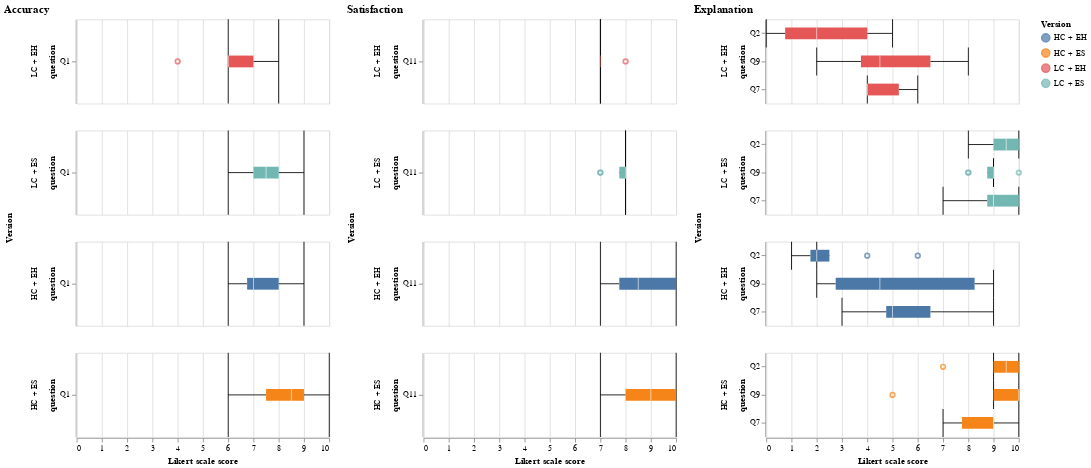

Notebook source saved alongside this figure:
### Code cell
#boxplot per construct.

hces = df[df["version"] == "HC + ES"].copy()
hces = df[['version', 'Q1', 'Q2', 'Q3', 'Q4', 'Q5', 'Q7', 'Q9', 'Q10', 'Q11','Q12','Q13','Q14', 'Q15']].copy()


constructs = {
    'Accuracy': ['Q1'],
    'Satisfaction': ['Q11'],
    'Explanation': ['Q2', 'Q7', 'Q9'],
    'Control': ['Q3','Q5'],
    'Usability': ['Q4', 'Q10'],
    'Trust': ['Q11', 'Q12'],
    'Use_Intention': ['Q14', 'Q15']
}

dflist = {
    'Accuracy': None,
    'Satisfaction': None,
    'Explanation': None,
    'Control': None,
    'Usability': None,
    'Trust': None,
    'Use_Intention': None
}

charts = []
for construct in constructs:
    cols = constructs[construct]
    cols.append("version")
    data = hces[cols].copy().melt(id_vars=['version'], value_vars=cols[:-1], var_name='question')
    plot = alt.Chart(data).mark_boxplot(ticks=True).encode(
    x=alt.Y('value:Q', scale=alt.Scale(domain=[0, 10]), title="Likert scale score"),
    y=alt.X('question:N', sort=["LC + EH", "LC + ES", "HC + EH", "HC + ES"]),
    color=alt.Color('version:N', title='Version'),
    row=alt.Row('version:N', align= 'each' ,title="Version", sort=["LC + EH", "LC + ES", "HC + EH", "HC + ES"], spacing=30)
    ).properties(
    title=construct,
    height=100
    )
    charts.append(plot)


charts[0] | charts[1] | charts[2]

### Figure 1 — Vega-Lite specification as saved in the notebook (floating-point values rounded to 4 significant figures)
{"config": {"view": {"continuousWidth": 300, "continuousHeight": 300}}, "hconcat": [{"data": {"name": "data-4d9869b5394f1355d4a5d1c7d21dfad5"}, "mark": {"type": "boxplot", "ticks": true}, "encoding": {"color": {"field": "version", "title": "Version", "type": "nominal"}, "row": {"align": "each", "field": "version", "sort": ["LC + EH", "LC + ES", "HC + EH", "HC + ES"], "spacing": 30, "title": "Version", "type": "nominal"}, "x": {"field": "value", "scale": {"domain": [0, 10]}, "title": "Likert scale score", "type": "quantitative"}, "y": {"field": "question", "sort": ["LC + EH", "LC + ES", "HC + EH", "HC + ES"], "type": "nominal"}}, "height": 100, "title": "Accuracy"}, {"data": {"name": "data-ddba6549e6157d6fbefa704cefbaf4f3"}, "mark": {"type": "boxplot", "ticks": true}, "encoding": {"color": {"field": "version", "title": "Version", "type": "nominal"}, "row": {"align": "each", "field": "version", "sort": ["LC + EH", "LC + ES", "HC + EH", "HC + ES"], "spacing": 30, "title": "Version", "type": "nominal"}, "x": {"field": "value", "scale": {"domain": [0, 10]}, "title": "Likert scale score", "type": "quantitative"}, "y": {"field": "question", "sort": ["LC + EH", "LC + ES", "HC + EH", "HC + ES"], "type": "nominal"}}, "height": 100, "title": "Satisfaction"}, {"data": {"name": "data-c4401f1819598dcd4189d1173a8fb147"}, "mark": {"type": "boxplot", "ticks": true}, "encoding": {"color": {"field": "version", "title": "Version", "type": "nominal"}, "row": {"align": "each", "field": "version", "sort": ["LC + EH", "LC + ES", "HC + EH", "HC + ES"], "spacing": 30, "title": "Version", "type": "nominal"}, "x": {"field": "value", "scale": {"domain": [0, 10]}, "title": "Likert scale score", "type": "quantitative"}, "y": {"field": "question", "sort": ["LC + EH", "LC + ES", "HC + EH", "HC + ES"], "type": "nominal"}}, "height": 100, "title": "Explanation"}], "$schema": "https://vega.github.io/schema/vega-lite/v5.8.0.json", "datasets": {"data-4d9869b5394f1355d4a5d1c7d21dfad5": [{"version": "LC + ES", "question": "Q1", "value": 9}, {"version": "LC + ES", "question": "Q1", "value": 8}, {"version": "LC + EH", "question": "Q1", "value": 4}, {"version": "HC + ES", "question": "Q1", "value": 9}, {"version": "HC + EH", "question": "Q1", "value": 6}, {"version": "LC + EH", "question": "Q1", "value": 6}, {"version": "LC + EH", "question": "Q1", "value": 6}, {"version": "LC + ES", "question": "Q1", "value": 7}, {"version": "HC + ES", "question": "Q1", "value": 6}, {"version": "LC + EH", "question": "Q1", "value": 7}, {"version": "HC + EH", "question": "Q1", "value": 6}, {"version": "HC + EH", "question": "Q1", "value": 8}, {"version": "HC + EH", "question": "Q1", "value": 7}, {"version": "LC + ES", "question": "Q1", "value": 8}, {"version": "HC + ES", "question": "Q1", "value": 9}, {"version": "LC + ES", "question": "Q1", "value": 8}, {"version": "LC + EH", "question": "Q1", "value": 7}, {"version": "HC + ES", "question": "Q1", "value": 6}, {"version": "HC + ES", "question": "Q1", "value": 10}, {"version": "HC + ES", "question": "Q1", "value": 9}, {"version": "HC + EH", "question": "Q1", "value": 7}, {"version": "HC + EH", "question": "Q1", "value": 8}, {"version": "HC + EH", "question": "Q1", "value": 7}, {"version": "LC + ES", "question": "Q1", "value": 6}, {"version": "HC + ES", "question": "Q1", "value": 8}, {"version": "LC + ES", "question": "Q1", "value": 7}, {"version": "LC + EH", "question": "Q1", "value": 8}, {"version": "HC + ES", "question": "Q1", "value": 8}, {"version": "LC + EH", "question": "Q1", "value": 6}, {"version": "HC + EH", "question": "Q1", "value": 9}, {"version": "LC + ES", "question": "Q1", "value": 7}, {"version": "LC + EH", "question": "Q1", "value": 6}], "data-ddba6549e6157d6fbefa704cefbaf4f3": [{"version": "LC + ES", "question": "Q11", "value": 8}, {"version": "LC + ES", "question": "Q11", "value": 8}, {"version": "LC + EH", "question": "Q11", "value": 7}, {"version": "HC + ES", "question": "Q11", "value": 10}, {"version": "HC + EH", "question": "Q11", "value": 7}, {"version": "LC + EH", "question": "Q11", "value": 7}, {"version": "LC + EH", "question": "Q11", "value": 7}, {"version": "LC + ES", "question": "Q11", "value": 7}, {"version": "HC + ES", "question": "Q11", "value": 7}, {"version": "LC + EH", "question": "Q11", "value": 7}, {"version": "HC + EH", "question": "Q11", "value": 10}, {"version": "HC + EH", "question": "Q11", "value": 8}, {"version": "HC + EH", "question": "Q11", "value": 8}, {"version": "LC + ES", "question": "Q11", "value": 8}, {"version": "HC + ES", "question": "Q11", "value": 8}, {"version": "LC + ES", "question": "Q11", "value": 8}, {"version": "LC + EH", "question": "Q11", "value": 8}, {"version": "HC + ES", "question": "Q11", "value": 8}, {"version": "HC + ES", "question": "Q11", "value": 10}, {"version": "HC + ES", "question": "Q11", "value": 10}, {"version": "HC + EH", "question": "Q11", "value": 10}, {"version": "HC + EH", "question": "Q11", "value": 10}, {"version": "HC + EH", "question": "Q11", "value": 7}, {"version": "LC + ES", "question": "Q11", "value": 7}, {"version": "HC + ES", "question": "Q11", "value": 8}, {"version": "LC + ES", "question": "Q11", "value": 8}, {"version": "LC + EH", "question": "Q11", "value": 7}, {"version": "HC + ES", "question": "Q11", "value": 10}, {"version": "LC + EH", "question": "Q11", "value": 7}, {"version": "HC + EH", "question": "Q11", "value": 9}, {"version": "LC + ES", "question": "Q11", "value": 8}, {"version": "LC + EH", "question": "Q11", "value": 7}], "data-c4401f1819598dcd4189d1173a8fb147": [{"version": "LC + ES", "question": "Q2", "value": 10}, {"version": "LC + ES", "question": "Q2", "value": 9}, {"version": "LC + EH", "question": "Q2", "value": 2}, {"version": "HC + ES", "question": "Q2", "value": 10}, {"version": "HC + EH", "question": "Q2", "value": 1}, {"version": "LC + EH", "question": "Q2", "value": 2}, {"version": "LC + EH", "question": "Q2", "value": 0}, {"version": "LC + ES", "question": "Q2", "value": 9}, {"version": "HC + ES", "question": "Q2", "value": 9}, {"version": "LC + EH", "question": "Q2", "value": 1}, {"version": "HC + EH", "question": "Q2", "value": 4}, {"version": "HC + EH", "question": "Q2", "value": 6}, {"version": "HC + EH", "question": "Q2", "value": 2}, {"version": "LC + ES", "question": "Q2", "value": 9}, {"version": "HC + ES", "question": "Q2", "value": 10}, {"version": "LC + ES", "question": "Q2", "value": 10}, {"version": "LC + EH", "question": "Q2", "value": 4}, {"version": "HC + ES", "question": "Q2", "value": 9}, {"version": "HC + ES", "question": "Q2", "value": 10}, {"version": "HC + ES", "question": "Q2", "value": 9}, {"version": "HC + EH", "question": "Q2", "value": 2}, {"version": "HC + EH", "question": "Q2", "value": 2}, {"version": "HC + EH", "question": "Q2", "value": 2}, {"version": "LC + ES", "question": "Q2", "value": 10}, {"version": "HC + ES", "question": "Q2", "value": 10}, {"version": "LC + ES", "question": "Q2", "value": 10}, {"version": "LC + EH", "question": "Q2", "value": 5}, {"version": "HC + ES", "question": "Q2", "value": 7}, {"version": "LC + EH", "question": "Q2", "value": 0}, {"version": "HC + EH", "question": "Q2", "value": 1}, {"version": "LC + ES", "question": "Q2", "value": 8}, {"version": "LC + EH", "question": "Q2", "value": 4}, {"version": "LC + ES", "question": "Q7", "value": 9}, {"version": "LC + ES", "question": "Q7", "value": 8}, {"version": "LC + EH", "question": "Q7", "value": 4}, {"version": "HC + ES", "question": "Q7", "value": 10}, {"version": "HC + EH", "question": "Q7", "value": 4}, {"version": "LC + EH", "question": "Q7", "value": 6}, {"version": "LC + EH", "question": "Q7", "value": 4}, {"version": "LC + ES", "question": "Q7", "value": 7}, {"version": "HC + ES", "question": "Q7", "value": 8}, {"version": "LC + EH", "question": "Q7", "value": 5}, {"version": "HC + EH", "question": "Q7", "value": 5}, {"version": "HC + EH", "question": "Q7", "value": 6}, {"version": "HC + EH", "question": "Q7", "value": 5}, {"version": "LC + ES", "question": "Q7", "value": 10}, {"version": "HC + ES", "question": "Q7", "value": 9}, {"version": "LC + ES", "question": "Q7", "value": 9}, {"version": "LC + EH", "question": "Q7", "value": 4}, {"version": "HC + ES", "question": "Q7", "value": 7}, {"version": "HC + ES", "question": "Q7", "value": 9}, {"version": "HC + ES", "question": "Q7", "value": 9}, {"version": "HC + EH", "question": "Q7", "value": 9}, {"version": "HC + EH", "question": "Q7", "value": 5}, {"version": "HC + EH", "question": "Q7", "value": 3}, {"version": "LC + ES", "question": "Q7", "value": 9}, {"version": "HC + ES", "question": "Q7", "value": 9}, {"version": "LC + ES", "question": "Q7", "value": 10}, {"version": "LC + EH", "question": "Q7", "value": 4}, {"version": "HC + ES", "question": "Q7", "value": 7}, {"version": "LC + EH", "question": "Q7", "value": 4}, {"version": "HC + EH", "question": "Q7", "value": 8}, {"version": "LC + ES", "question": "Q7", "value": 10}, {"version": "LC + EH", "question": "Q7", "value": 6}, {"version": "LC + ES", "question": "Q9", "value": 9}, {"version": "LC + ES", "question": "Q9", "value": 9}, {"version": "LC + EH", "question": "Q9", "value": 4}, {"version": "HC + ES", "question": "Q9", "value": 10}, {"version": "HC + EH", "question": "Q9", "value": 9}, {"version": "LC + EH", "question": "Q9", "value": 6}, {"version": "LC + EH", "question": "Q9", "value": 5}, {"version": "LC + ES", "question": "Q9", "value": 10}, {"version": "HC + ES", "question": "Q9", "value": 9}, {"version": "LC + EH", "question": "Q9", "value": 4}, {"version": "HC + EH", "question": "Q9", "value": 8}, {"version": "HC + EH", "question": "Q9", "value": 6}, {"version": "HC + EH", "question": "Q9", "value": 2}, {"version": "LC + ES", "question": "Q9", "value": 8}, {"version": "HC + ES", "question": "Q9", "value": 9}, {"version": "LC + ES", "question": "Q9", "value": 8}, {"version": "LC + EH", "question": "Q9", "value": 8}, {"version": "HC + ES", "question": "Q9", "value": 10}, {"version": "HC + ES", "question": "Q9", "value": 10}, {"version": "HC + ES", "question": "Q9", "value": 10}, {"version": "HC + EH", "question": "Q9", "value": 2}, {"version": "HC + EH", "question": "Q9", "value": 3}, {"version": "HC + EH", "question": "Q9", "value": 3}, {"version": "LC + ES", "question": "Q9", "value": 9}, {"version": "HC + ES", "question": "Q9", "value": 10}, {"version": "LC + ES", "question": "Q9", "value": 9}, {"version": "LC + EH", "question": "Q9", "value": 3}, {"version": "HC + ES", "question": "Q9", "value": 5}, {"version": "LC + EH", "question": "Q9", "value": 2}, {"version": "HC + EH", "question": "Q9", "value": 9}, {"version": "LC + ES", "question": "Q9", "value": 9}, {"version": "LC + EH", "question": "Q9", "value": 8}]}}
